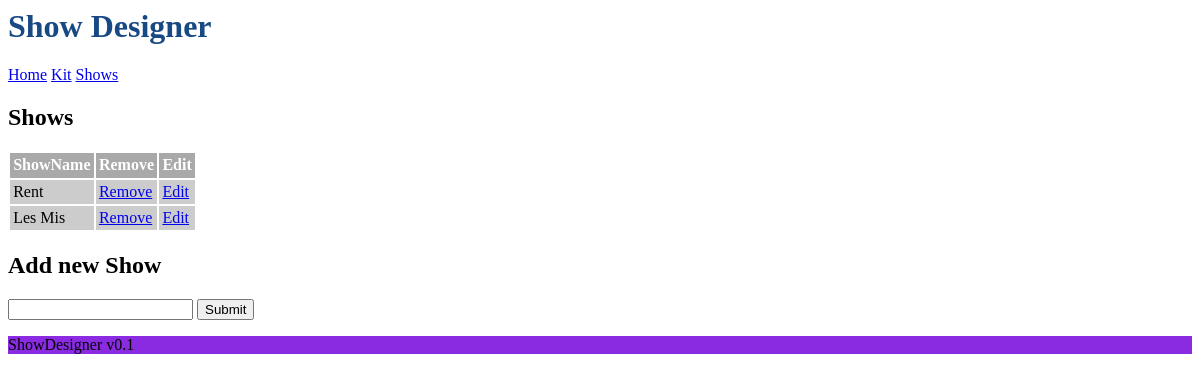
The app's page /shows, older data.
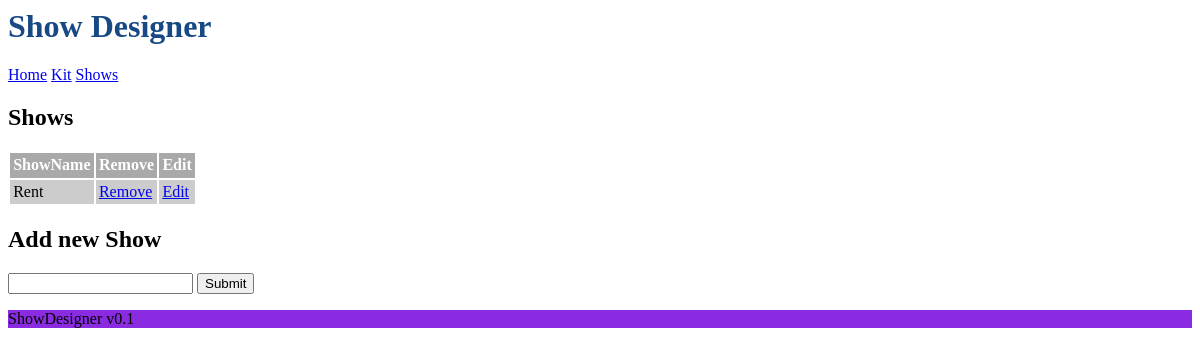
The same page, newer data.
### tables this page shows
CREATE TABLE Show (
	ID INTEGER PRIMARY KEY AUTOINCREMENT,
	ShowName str NOT NULL
	
);

### ShowDesigner.py (the view)
@app.route('/shows')
def shows():
    db = getdb()
    shows = db.execute(
        "SELECT ID,ShowName FROM Show"
    ).fetchall()
    return render_template('shows.html', shows=shows)

### ShowDesigner.py (called while the page is built)
def getdb():
    if "db" not in g:
        g.db = sqlite3.connect(os.path.join(basedir, "database.db"), detect_types=sqlite3.PARSE_DECLTYPES)
        g.db.row_factory = sqlite3.Row
    return g.db

### templates/shows.html
{% extends "root.html" %}
{% block main %}
<h2>Shows</h2>
<table>
    <tr>
        <th>ShowName</th>
        <th>Remove</th>
        <th>Edit</th>
    </tr>
    {% for show in shows%}
    <tr>
        <td>{{ show['ShowName'] }}</td>
        <td><a href="{{ url_for('RemoveShow', ShowID=show['ID']) }}">Remove</a></td>
        <td><a href="{{ url_for('show', showid=show['ID']) }}">Edit</a></td>
    </tr>
    {% endfor %}
</table>
<h2>Add new Show</h2>
<form action="{{ url_for('AddShow') }}" method="post">
    <input type="text" name="ShowName">
    <input type="submit">
</form>
{% endblock %}

### templates/root.html (shortened to what this page needs)
<html>
    <head>
        <link rel="stylesheet" href="{{ url_for('static', filename='styles.css')}}">
    </head>
    <body>
        <div class="header">
            <h1>Show Designer</h1>
        </div>
        <p>
            <a href={{ url_for('index') }}>Home</a>
            <a href={{ url_for('kit') }}>Kit</a>
            <a href={{ url_for('shows') }}>Shows</a>
        </p>
        {% block main %}{% endblock %}
        <div class="footer">
            <p>ShowDesigner v0.1</p>
        </div>
    </body>
</html>

### static/styles.css (style rules this page uses)
h1 { color: rgb(24, 73, 132); }
div.footer { background-color: blueviolet; }
th { color: white; background-color: darkgray; }
td { background-color: #CCC; }
td,th { padding: 0.2em; }

Row changes from the older to the newer data that the page shows:
removed Show: ShowName "Les Mis"
